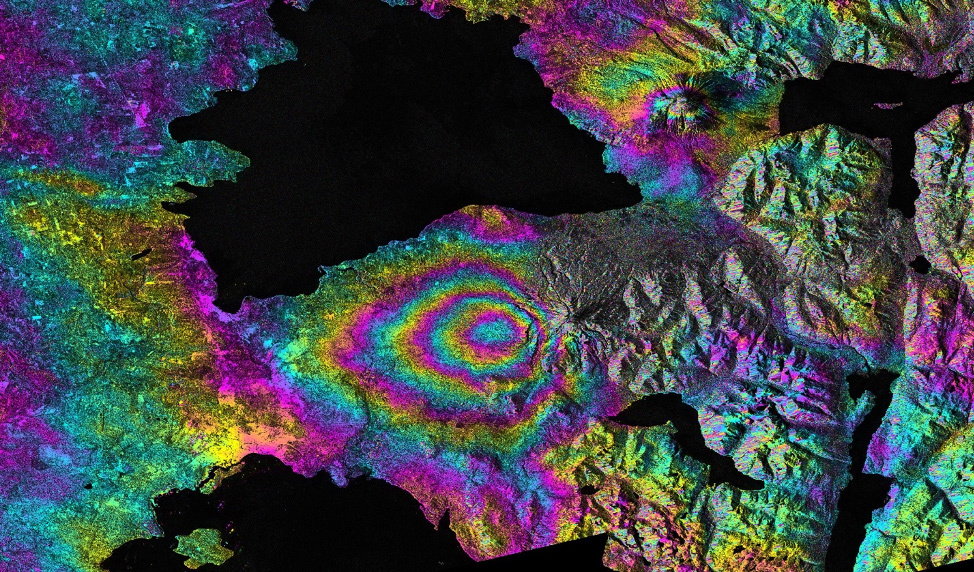
#> input picture sar_2_color.jpg, 974 x 572 px
$ jupyter execute DE_IP_2024_Task_1.ipynb
#> lines starting #> are read from the running program, lines starting #| are printed output that depends on the picture; after the words box and inside, x2 and y2 are one past the last pixel; in counts of white or black regions, pixels touching at a corner belong together; long printed decimals are rounded
[cell 1]
import numpy as np
import cv2
import matplotlib.pyplot as plt

# Базовая работа с изображением

[cell 2]
image = cv2.imread('sar_2_color.jpg')
#> image is the input picture: shape (572, 974, 3); mean B, G, R 71.5, 68.6, 63.6

[cell 3]
plt.imshow(image)

[cell 4]
image.shape # h,w,c
#> Out = (572, 974, 3)

[cell 5]
image[250,250] # b,g,r
#> Out = [12, 12, 12]

[cell 6]
# ROI
img_roi = image[100:200, 500:700]
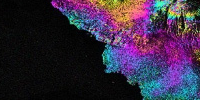
#> img_roi: shape (100, 200, 3); mean B, G, R 65.1, 42.2, 54.9

[cell 7]
plt.imshow(img_roi)

[cell 8]
b,g,r = cv2.split(image)
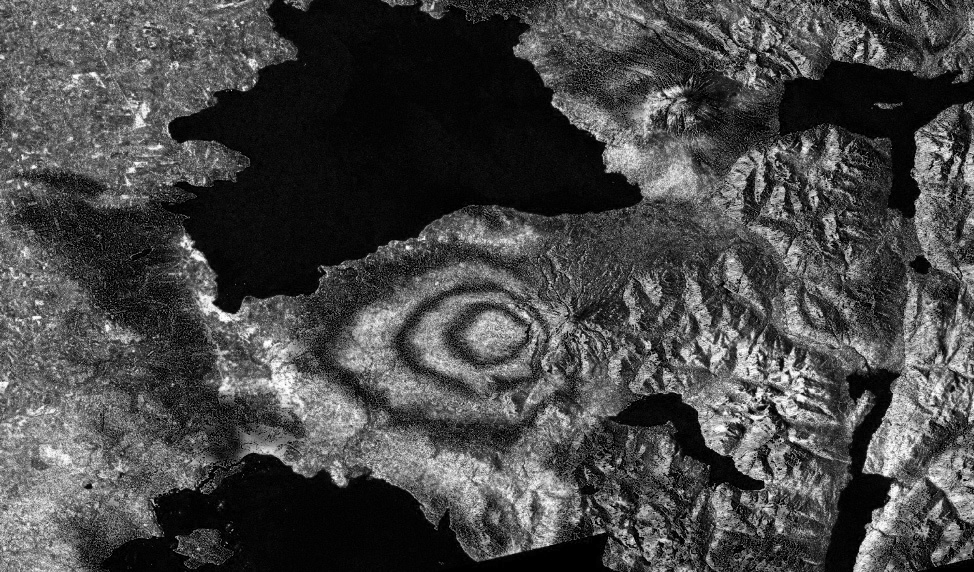
#> b: shape (572, 974); min 0, max 255, mean 71.5

[cell 9]
plt.imshow(b, cmap = 'gray')

[cell 10]
plt.imshow(g, cmap = 'gray')

[cell 11]
# alternative approach
b = image[:,:,0]

[cell 12]
import copy

image2 = copy.deepcopy(image)

[cell 13]
image2[50:100,50:100] = [0,0,0]
#> image2: shape (572, 974, 3); 0.45% of pixels changed, all inside (x1, y1, x2, y2) = (50, 50, 100, 100)

[cell 14]
plt.imshow(image2)

[cell 15]
# empty image
image_template = np.zeros(image.shape,np.uint8)

[cell 16]
plt.imshow(image_template)

# Конвертация цветовых моделей

[cell 17]
image_template[0,0]
#> Out = [0, 0, 0]

[cell 18]
image_gray = cv2.cvtColor(image, cv2.COLOR_BGR2GRAY)
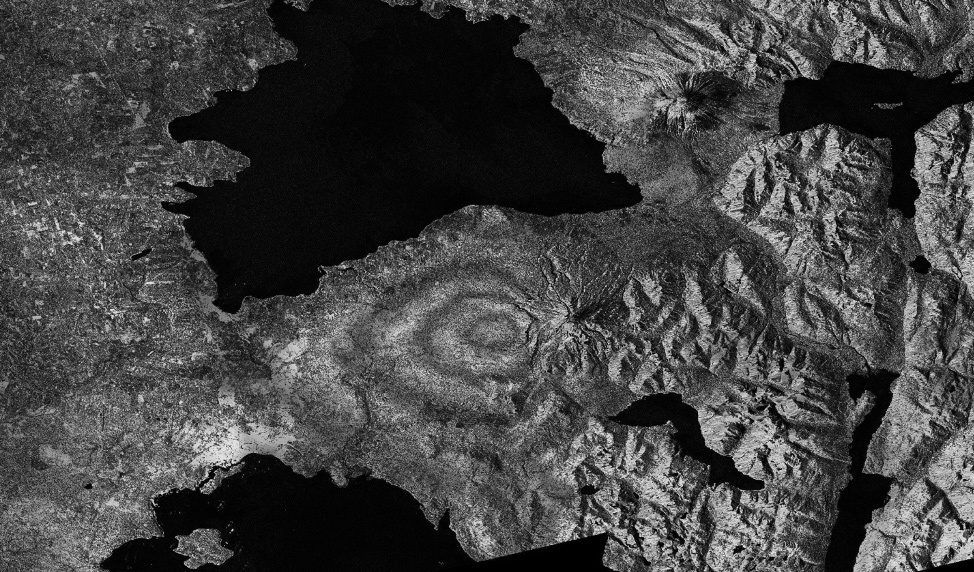
#> image_gray: shape (572, 974); min 0, max 236, mean 67.4

[cell 19]
image_gray[0,0]
#> Out = 40

[cell 20]
image_gray.shape
#> Out = (572, 974)

[cell 21]
image_hsv = cv2.cvtColor(image, cv2.COLOR_BGR2HSV)
#> image_hsv: shape (572, 974, 3); mean H, S, V 79.8, 125.4, 92.5

[cell 22]
image_hsv.shape
#> Out = (572, 974, 3)

[cell 23]
image_hsv[0,0]
#> Out = [117, 143, 75]

[cell 24]
image[0,0]
#> Out = [75, 37, 33]

[cell 25]
image_lab = cv2.cvtColor(image, cv2.COLOR_BGR2Lab)
#> image_lab: shape (572, 974, 3); mean of channels 0, 1, 2 75.2, 129.2, 126.9

[cell 26]
image_lab[0,0]
#> Out = [42, 139, 104]

# Пороговая фильтрация

[cell 27]
_,thresh1 = cv2.threshold(image_gray,200,255,cv2.THRESH_BINARY)
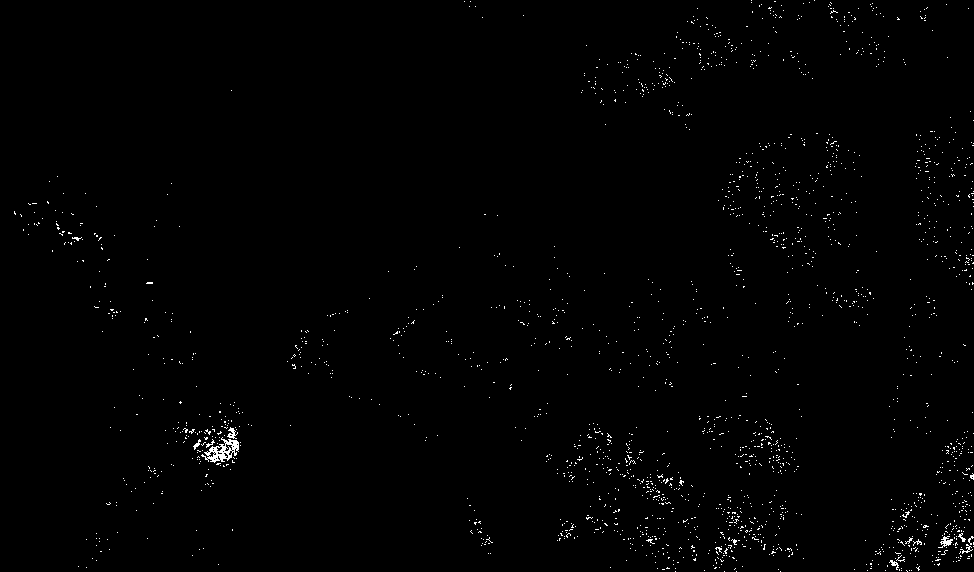
#> thresh1: shape (572, 974); 0.8% white in thin lines or dots

[cell 28]
plt.imshow(thresh1, cmap='gray')

[cell 29]
thresh1[thresh1==100].sum()
#> Out = 0

# Построение гистограммы

[cell 30]
histSize = 256
histRange = (0, 256)
accumulate = False

b_hist = cv2.calcHist([b], [0], None, [histSize], histRange, accumulate=accumulate)
#> b_hist = 256 values, max 15318 at index 5, min 29 at index 253, mean 2176.3

[cell 31]
plt.plot(b_hist)
#> figure, not shown here; curve peaks at x = 5, y = 15318

[cell 32]
b_hist_cum = b_hist.cumsum()
#> b_hist_cum = 256 values from 10493 to 557128

[cell 33]
plt.plot(b_hist_cum)
#> figure, not shown here; curve peaks at x = 255, y = 557128

[cell 34]
b_hist_norm = b_hist /  (image.shape[0] * image.shape[1])
#> b_hist_norm = 256 values, max 0.0275 at index 5, min 5.21e-05 at index 253, mean 0.00391

[cell 35]
plt.plot(b_hist_norm)
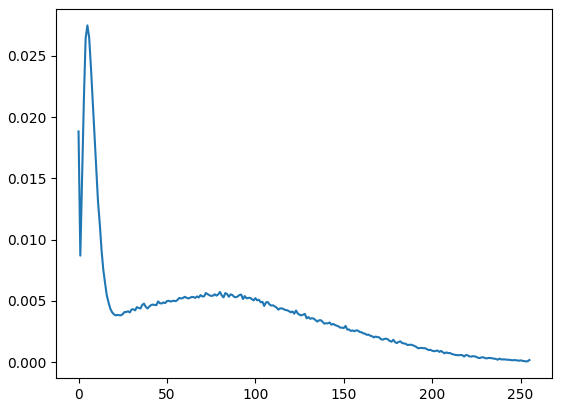
#> figure drawn by matplotlib, 1 panel; curve peaks at x = 5, y = 0.0275

# Сравнение двух изображений

[cell 36]
from skimage.metrics import structural_similarity, mean_squared_error

(ssim, diff) = structural_similarity(image_gray, image_gray, full=True)
#> diff: shape (572, 974) float64; every value is 1
#> ssim = 1
diff = (diff * 255).astype("uint8")
#> diff: shape (572, 974); every value is 255
print("SSIM: {}".format(ssim))
#| SSIM: 1.0

[cell 37]
plt.imshow(diff)

[cell 38]
mse = mean_squared_error(image_gray, image_gray)
#> mse = 0
mse
#> Out = 0

# Статистические характеристики изображений

[cell 39]
mean = image_gray.mean()
#> mean = 67.41

[cell 40]
std = image_gray.std()
#> std = 52.02

[cell 41]
print(mean,std)
#| 67.412 52.016

[cell 42]
eq_gray = cv2.equalizeHist(image_gray)

[cell 43]
plt.imshow(eq_gray, cmap="gray")

[cell 44]
plt.imshow(image_gray, cmap="gray")

[cell 45]
# 1. Загрузите изображение в оттенках серого sar_1_gray.jpg.
# 2. постройте гистограмму
# 3. реализуйте алгоритм гамма коррекции с параметром гамма <1, >1.
# 4. Сравните исходное изображение, скорректированное при помощи гамма-фильтра. MSE, SSIM.
# 5. реализуйте алгоритм статистической цветокоррекции на основе статистики eq_gray.
# 6. Протестируйте работу алгоритмов пороговой фильтрации с различными параметрами.
# Для каждого решения - напечатайте результат

[cell 46]
import cv2
import numpy as np
import matplotlib.pyplot as plt

# Загрузка в оттенках серого
sar_gray = cv2.imread('sar_1_gray.jpg', cv2.IMREAD_GRAYSCALE)
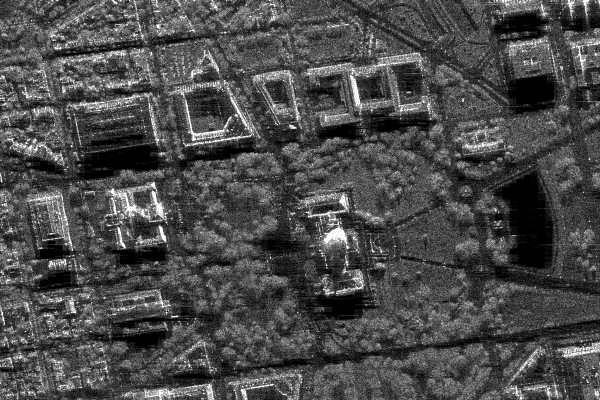
#> input picture sar_1_gray.jpg, 600 x 400 px
#> sar_gray is the input picture: shape (400, 600); min 0, max 255, mean 74.9

# Построение гистограммы
plt.figure(figsize=(10, 4))
plt.subplot(1, 2, 1)
plt.imshow(sar_gray, cmap='gray')
plt.title('sar_1_gray.jpg')
plt.axis('off')

plt.subplot(1, 2, 2)
# Подсчет гистограммы для значений 0..255
plt.hist(sar_gray.ravel(), bins=256, range=[0, 256], color='black')
plt.title('Гистограмма sar_1_gray')
plt.xlabel('Интенсивность')
plt.ylabel('Количество пикселей')
plt.grid(True, alpha=0.3)
plt.tight_layout()
plt.show()
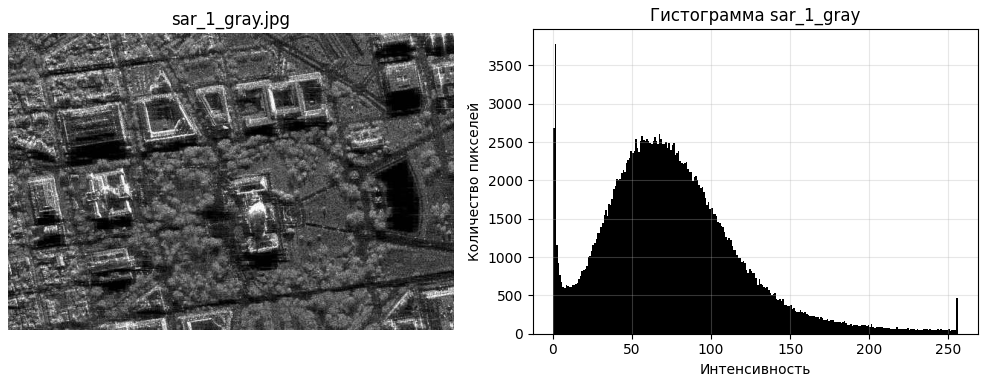
#> figure drawn by matplotlib, 2 panels; panel 2: tallest bar 3786 high, from x = 1 to 2

[cell 47]
def gamma_correction(img: np.ndarray, gamma: float) -> np.ndarray:
    # Нормирование к [0, 1], возводим в степень и масштабируем обратно в [0, 255]
#> called with gamma = 0.5
    res = np.power(img / 255.0, gamma) * 255.0
    return np.clip(res, 0, 255).astype(np.uint8)

# Гамма < 1 (осветление) и Гамма > 1 (затемнение)
img_gamma_low = gamma_correction(sar_gray, gamma=0.5)
img_gamma_high = gamma_correction(sar_gray, gamma=2.0)
#> call 2 of gamma_correction, with gamma = 2
#> in gamma_correction (call 2), `res = np.power(img / 255.0, gamma) * 255.0`:
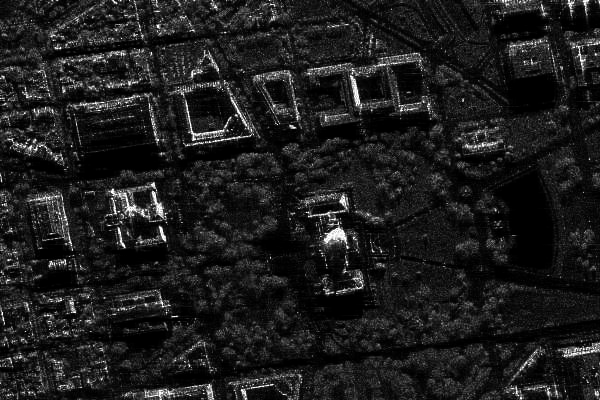
#> res: shape (400, 600) float64; min 0, max 255, mean 29.5

# Визуализация
plt.figure(figsize=(12, 4))
plt.subplot(1, 3, 1)
plt.imshow(img_gamma_low, cmap='gray')
plt.title('Гамма = 0.5 (осветление)')
plt.axis('off')

plt.subplot(1, 3, 2)
plt.imshow(sar_gray, cmap='gray')
plt.title('Оригинал (гамма = 1.0)')
plt.axis('off')

plt.subplot(1, 3, 3)
plt.imshow(img_gamma_high, cmap='gray')
plt.title('Гамма = 2.0 (затемнение)')
plt.axis('off')

plt.tight_layout()
plt.show()

[cell 48]
from skimage.metrics import structural_similarity, mean_squared_error

# Сравнение с гаммой 0.5
mse_low = mean_squared_error(sar_gray, img_gamma_low)
#> mse_low = 3250.4
ssim_low = structural_similarity(sar_gray, img_gamma_low)
#> ssim_low = 0.788

# Сравнение с гаммой 2.0
mse_high = mean_squared_error(sar_gray, img_gamma_high)
#> mse_high = 2383.8
ssim_high = structural_similarity(sar_gray, img_gamma_high)
#> ssim_high = 0.527

print("--- Сравнение оригинала и гамма-фильтра ---")
print(f"Гамма 0.5 -> MSE: {mse_low:.2f}, SSIM: {ssim_low:.4f}")
#| Гамма 0.5 -> MSE: 3250.43, SSIM: 0.7875
print(f"Гамма 2.0 -> MSE: {mse_high:.2f}, SSIM: {ssim_high:.4f}")
#| Гамма 2.0 -> MSE: 2383.76, SSIM: 0.5270

[cell 49]
# эквализированное изображение
eq_gray = cv2.equalizeHist(sar_gray)
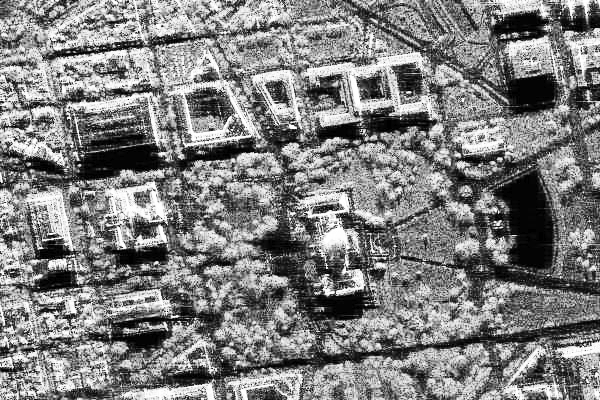
#> eq_gray: shape (400, 600); min 0, max 255, mean 127

# статистики (мат. ожидание и дисперсию/стд)
e_orig, d_orig = sar_gray.mean(), sar_gray.std()
#> e_orig = 74.94; d_orig = 43.66
e_donor, d_donor = eq_gray.mean(), eq_gray.std()
#> e_donor = 127; d_donor = 74.27

# статистическая коррекция
sar_gray_float = sar_gray.astype(np.float32)
stat_corrected = e_donor + (sar_gray_float - e_orig) * (d_donor / (d_orig + 1e-6))
stat_corrected = np.clip(stat_corrected, 0, 255).astype(np.uint8)

# Печать результатов и графики
print(f"Оригинал:   Mean = {e_orig:.2f}, Std = {d_orig:.2f}")
#| Оригинал:   Mean = 74.94, Std = 43.66
print(f"Эталон:     Mean = {e_donor:.2f}, Std = {d_donor:.2f}")
#| Эталон:     Mean = 127.03, Std = 74.27
print(f"Скоррект.:  Mean = {stat_corrected.mean():.2f}, Std = {stat_corrected.std():.2f}")
#| Скоррект.:  Mean = 123.12, Std = 65.30

plt.figure(figsize=(12, 4))
plt.subplot(1, 3, 1)
plt.imshow(sar_gray, cmap='gray')
plt.title('Оригинал (sar_1_gray)')
plt.axis('off')

plt.subplot(1, 3, 2)
plt.imshow(eq_gray, cmap='gray')
plt.title('Эталон (eq_gray)')
plt.axis('off')

plt.subplot(1, 3, 3)
plt.imshow(stat_corrected, cmap='gray')
plt.title('Статистическая коррекция')
plt.axis('off')

plt.tight_layout()
plt.show()

[cell 50]
# Задаем порог (например, 127)
thresh_value = 127

# Разные типы пороговой фильтрации
_, th_binary = cv2.threshold(sar_gray, thresh_value, 255, cv2.THRESH_BINARY)
#> th_binary: shape (400, 600); 10.4% white in thin lines or dots
_, th_binary_inv = cv2.threshold(sar_gray, thresh_value, 255, cv2.THRESH_BINARY_INV)
#> th_binary_inv: shape (400, 600); 89.6% white; black in thin lines or dots
_, th_trunc = cv2.threshold(sar_gray, thresh_value, 255, cv2.THRESH_TRUNC)
_, th_tozero = cv2.threshold(sar_gray, thresh_value, 255, cv2.THRESH_TOZERO)
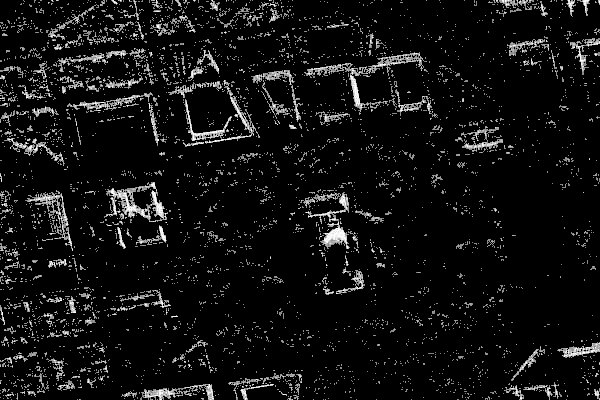
#> th_tozero: shape (400, 600); min 0, max 255, mean 17

methods = [
    ('THRESH_BINARY', th_binary),
    ('THRESH_BINARY_INV', th_binary_inv),
    ('THRESH_TRUNC', th_trunc),
    ('THRESH_TOZERO', th_tozero)
]

plt.figure(figsize=(14, 4))
for idx, (title, img_th) in enumerate(methods, 1):
    plt.subplot(1, 4, idx)
    plt.imshow(img_th, cmap='gray')
    plt.title(title, fontsize=10)
    plt.axis('off')
#> this loop made 4 passes
#> title on passes 1 to 4: 'THRESH_BINARY', 'THRESH_BINARY_INV', 'THRESH_TRUNC', 'THRESH_TOZERO'

plt.tight_layout()
plt.show()
